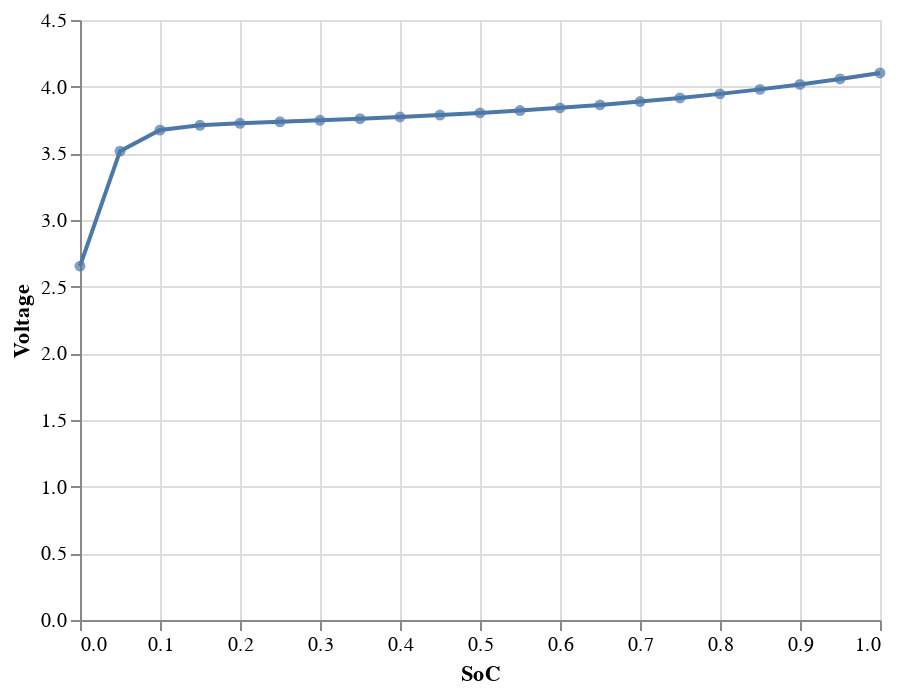

Notebook cell for this chart:
### Code cell
socs = np.arange(0, 1.01, step=0.05)
vs = [V_oc(x) for x in socs]
base = alt.Chart(pd.DataFrame({'SoC': socs, 'Voltage': vs})).encode(
    x = 'SoC:Q',
    y = 'Voltage:Q'
)

base.mark_line() + base.mark_circle()

### Figure 1 — Vega-Lite specification as saved in the notebook (floating-point values rounded to 4 significant figures)
{"config": {"view": {"continuousWidth": 400, "continuousHeight": 300}}, "layer": [{"mark": "line", "encoding": {"x": {"type": "quantitative", "field": "SoC"}, "y": {"type": "quantitative", "field": "Voltage"}}}, {"mark": "circle", "encoding": {"x": {"type": "quantitative", "field": "SoC"}, "y": {"type": "quantitative", "field": "Voltage"}}}], "data": {"name": "data-df6d0b575ad9bb064fccc5aacf38239f"}, "$schema": "https://vega.github.io/schema/vega-lite/v4.8.1.json", "datasets": {"data-df6d0b575ad9bb064fccc5aacf38239f": [{"SoC": 0.0, "Voltage": 2.654}, {"SoC": 0.05, "Voltage": 3.516}, {"SoC": 0.1, "Voltage": 3.675}, {"SoC": 0.15, "Voltage": 3.71}, {"SoC": 0.2, "Voltage": 3.725}, {"SoC": 0.25, "Voltage": 3.736}, {"SoC": 0.3, "Voltage": 3.748}, {"SoC": 0.35, "Voltage": 3.76}, {"SoC": 0.4, "Voltage": 3.773}, {"SoC": 0.45, "Voltage": 3.787}, {"SoC": 0.5, "Voltage": 3.803}, {"SoC": 0.55, "Voltage": 3.821}, {"SoC": 0.6, "Voltage": 3.841}, {"SoC": 0.65, "Voltage": 3.863}, {"SoC": 0.7, "Voltage": 3.888}, {"SoC": 0.75, "Voltage": 3.915}, {"SoC": 0.8, "Voltage": 3.946}, {"SoC": 0.85, "Voltage": 3.98}, {"SoC": 0.9, "Voltage": 4.017}, {"SoC": 0.95, "Voltage": 4.058}, {"SoC": 1.0, "Voltage": 4.103}]}}
